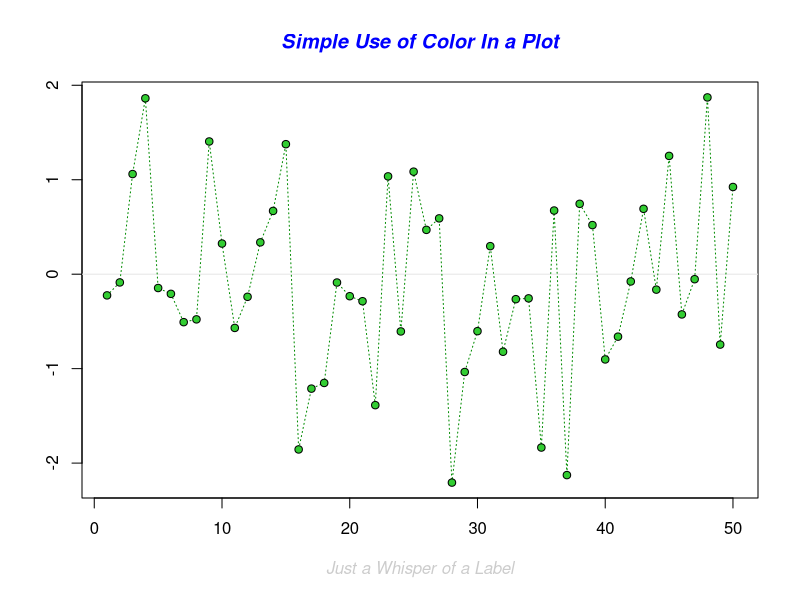
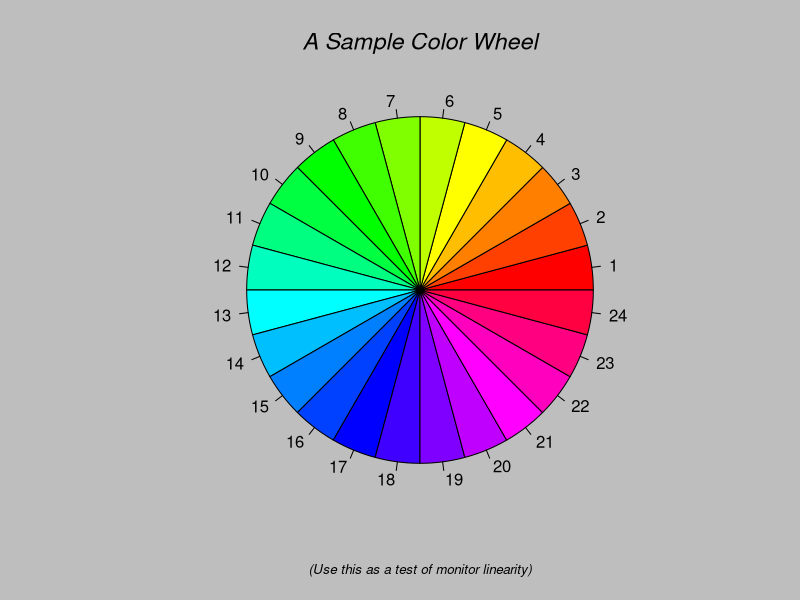
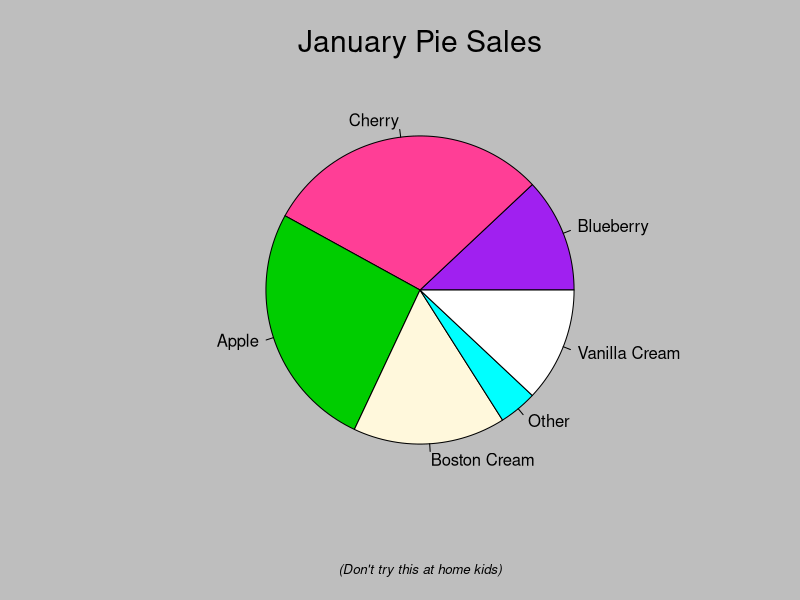
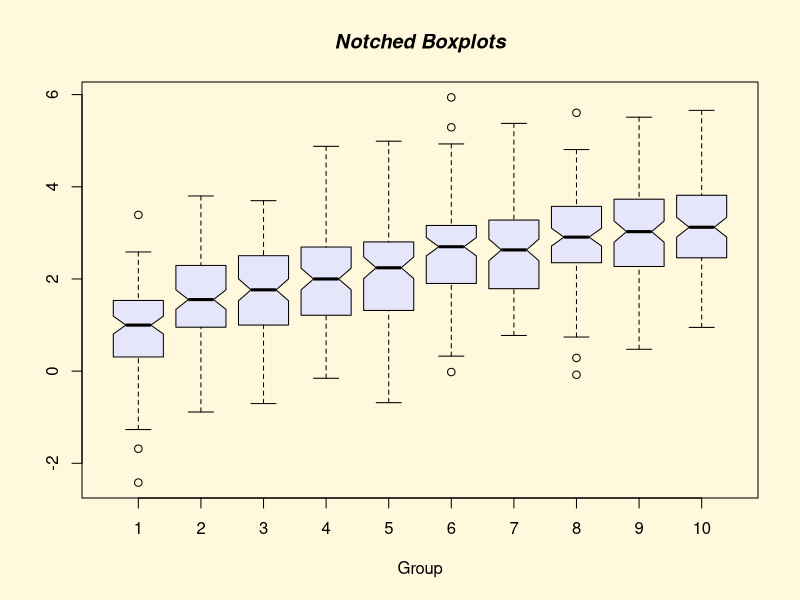
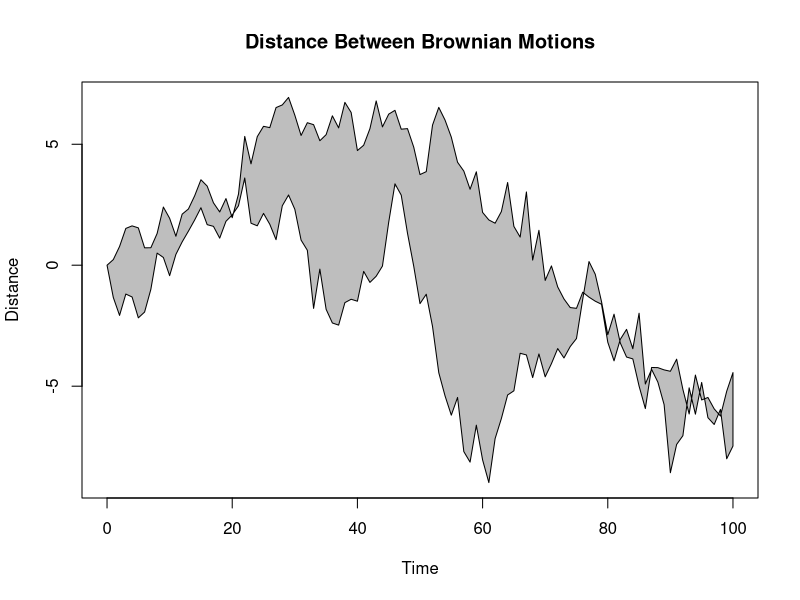
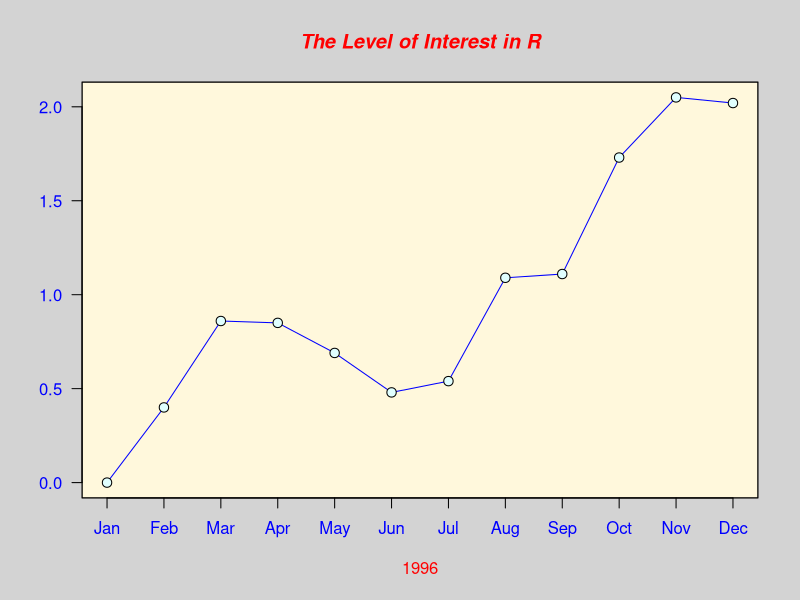
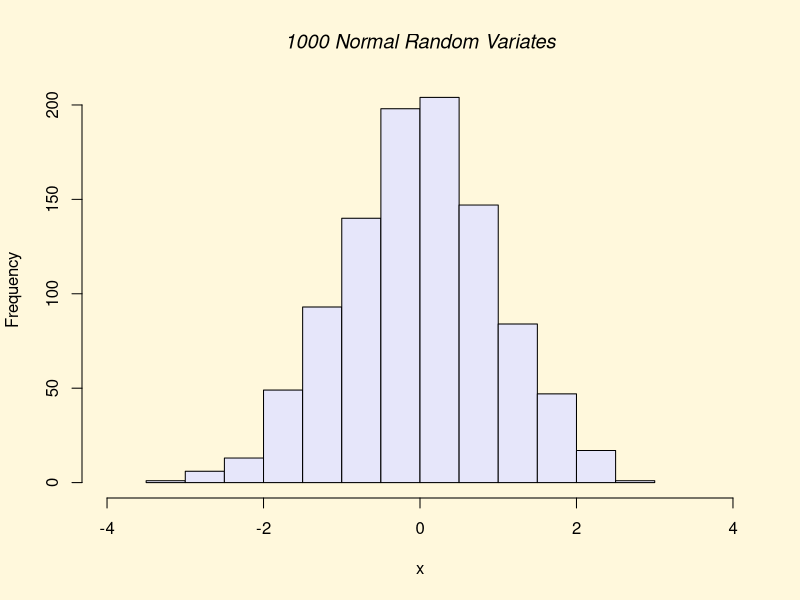
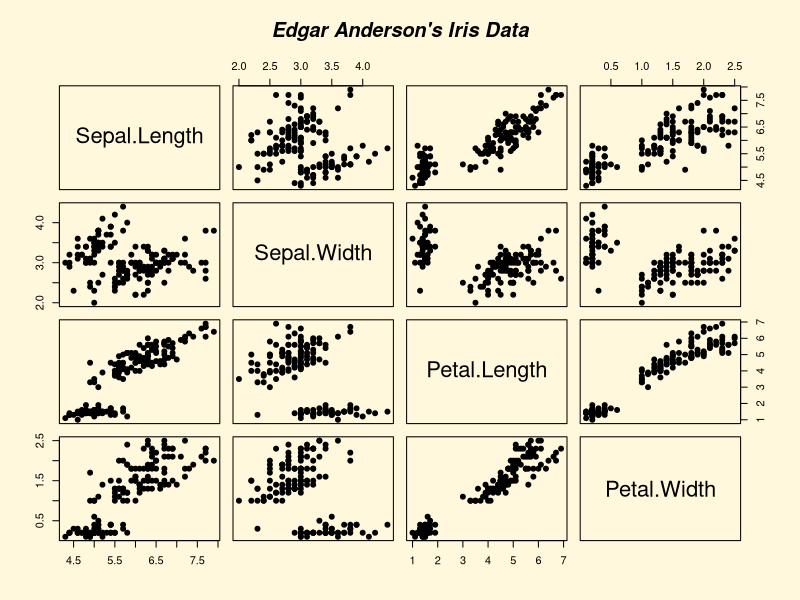

The R source for these figures, in order:
setwd("~/Documentos/dsa/BigDataAnalytics/Cap04-Graficos")
getwd()

# Listar pacotes carregados
search()

# Demo
demo("graphics")

x = 5:7
y = 8:10
plot(x, y)
?plot

altura <- c(145, 167, 176, 123, 150)
largura <- c(51, 63, 64, 40, 55)
plot(altura, largura)

# plot de data frame
?lynx
plot(lynx)
plot(lynx, ylab = "Plots com Dataframes", xlab = "")
plot(lynx, ylab = "Plots com Dataframes", xlab = "Observações")
plot(lynx, main = "Plots com Dataframes", col = "red")
plot(lynx, main = "Plots com Dataframes", col = "red", col.main = 52)
plot(lynx, main = "Plots com Dataframes", col = "red", cex.main = 1.5)
plot(lynx, main = "Plots com Dataframes", col = "red", col.main = 52, cex.main = 1.5)

library(datasets)
hist(warpbreaks$breaks)

airquality
transform(airquality, Month = factor(Month))
boxplot(Ozone ~ Month, airquality, xlab = "Month", ylab = "Ozone (ppb)")



# Especificando os parâmetros

# col - cor do plot
# lty - tipo de linha
# lwd - largura de linha
# pch - símbolo no plot
# xlab - label do eixo x
# ylab - label do eixo y
# las - como os labels dos eixos são orientados
# bg - background color
# mfrow - número de plots por linha
# mfcool - número de plots por coluna

# Funções Básicas de Plot

# plot() - scatterplots
# lines() -  adiciona linhas ao gráfico
# points() - adiciona pontos ao gráfico
# text() - adiciona label ao gráfico
# title() - adiciona título ao gráfico

# Parâmetros dos Gráficos
?par
par()
par('pch')
par('lty')

x = 2:4
plot(x, pch = "*")

par(mfrow = c(2,2), col.axis = "red")
plot(1:8, las = 0, xlab = "xlab", ylab = "ylab", main = "LAS = 0")
plot(1:8, las = 1, xlab = "xlab", ylab = "ylab", main = "LAS = 1")
plot(1:8, las = 2, xlab = "xlab", ylab = "ylab", main = "LAS = 2")
plot(1:8, las = 3, xlab = "xlab", ylab = "ylab", main = "LAS = 3")
legend("topright", pch = 1, col = c("yellow1", "tomato"), legend = c("Var1", "Var2"))
par(mfrow = c(1,1))

# Cores Disponíveis
colors()

# Criar um gráfico
# png
png("Grafico.png", width = 500, height = 500, res = 72)

plot(iris$Sepal.Length, iris$Petal.Length,
     col=iris$Species,
     main="Gráfico gerado a partir da Iris_2")

dev.off()

# pdf
pdf("Grafico2.pdf", width = 500, height = 500)

plot(iris$Sepal.Length, iris$Petal.Length,
     col=iris$Species,
     main="Gráfico gerado a partir da Iris")

dev.off()

# Estendendo funções plots
install.packages("plotrix")
library("plotrix")
?plotrix

par(mfrow = c(1,1), col.axis = "tomato3")
plot(1:8, las =3, xlab = "lty 1:6", ylab = "None", main = "Mais opções ao plot")
ablineclip(v=1, lty=1, col="sienna", lwd = 1)
ablineclip(v=2, lty=1, col="sienna2", lwd = 2)
ablineclip(v=3, lty=1, col="springgreen2", lwd = 3)
ablineclip(v=4, lty=1, col="steelblue3", lwd = 1)
ablineclip(v=5, lty=1, col="seagreen", lwd = 1)
ablineclip(v=6, lty=4, col="peru", lwd = 1)
ablineclip(v=7, lty=3, col="paleturquoise4", lwd = 1)
ablineclip(v=8, lty=2, col="honeydew", lwd = 5)

par(mfrow = c(1,1), col.axis = "darkred")
plot(lynx)
plot(lynx, type="p", main="Type p", lty = 2)
plot(lynx, type="l", main="Type l", lty = 3)
plot(lynx, type="b", main="Type b")
plot(lynx, type="o", main="Type o", lty = 4)
plot(lynx, type="h", main="Type h")
plot(lynx, type="s", main="Type s")
plot(lynx, type="s", main="Type s 2", lty = 5)
plot(lynx, type="n", main="Type n")

# Dois plots juntos
par(mar=c(4,3,3,3), col.axis = "black")
plot(cars$speed, type = 's', col="red", bty = "n",xlab = "CarsID", ylab = "")
text(8,14,"Velocidade",cex=0.85,col="red")
par(new=T)

plot(cars$dist, type = 's', bty = 'n', ann=F, axes = F, col = 'darkblue')
axis(side=4)
text(37,18,"Distância",cex=0.85,col='darkblue')
ablineclip(v=25, lty=1, col="tomato2", lwd = 1)

title("Velocidade x Distância", col="white")


# Plots a partir de datasets
df <- read.csv('pibpercap.csv', stringsAsFactors = F)
df_1982 <- subset(df, ano == 1982)
plot(expectativa ~ pibpercap, data = df_1982, log = "x")
View(df_1982)

# Nomes para as colunas
mycol <- c(Asia = "tomato", Europe = "chocolate4", Africa = "dodgerblue2", 
           Americas = "darkgoldenrod1",  Oceania="green4")
# Plot
plot(expectativa ~ pibpercap, data = df_1982, log = "x", col = mycol[continente])

# Função para escala
mycex <- function(var, r, f = sqrt){
  x = f(var)
  x_scaled = (x - min(x))/(max(x) - min(x))
  r[1] + x_scaled * (r[2] - r[1])
}

# Plot
plot(expectativa ~ pibpercap, data = df_1982, log = "x",
     col = mycol[continente],
     cex = mycex(pop, r = c(0.2, 10))
    )
    
plot(expectativa ~ pibpercap, data = subset(df_1982, continente == "Asia"), 
     log = "x",
     col = mycol[continente],
     cex = mycex(pop, r = c(0.2, 10))
)


